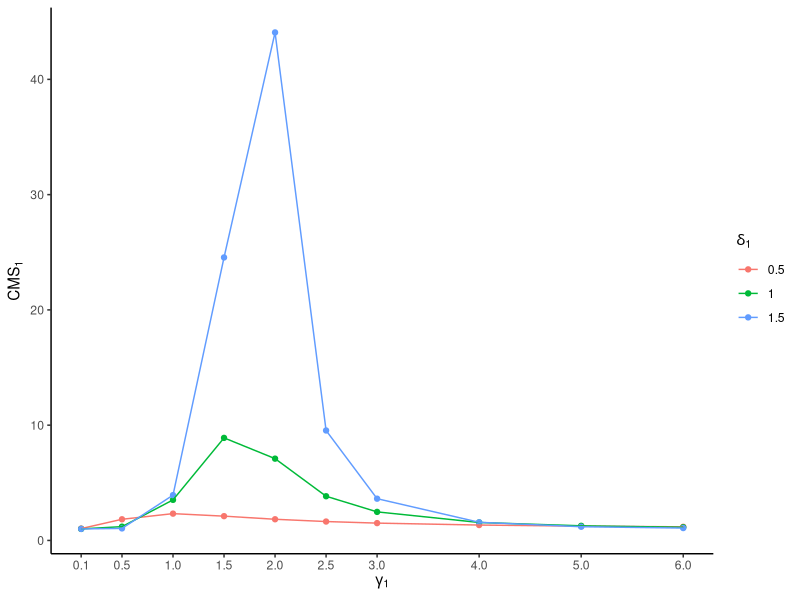
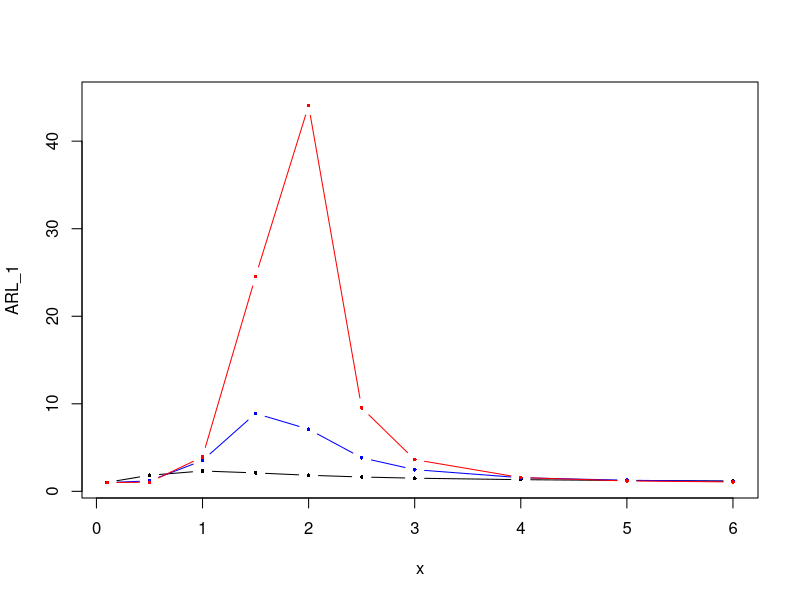
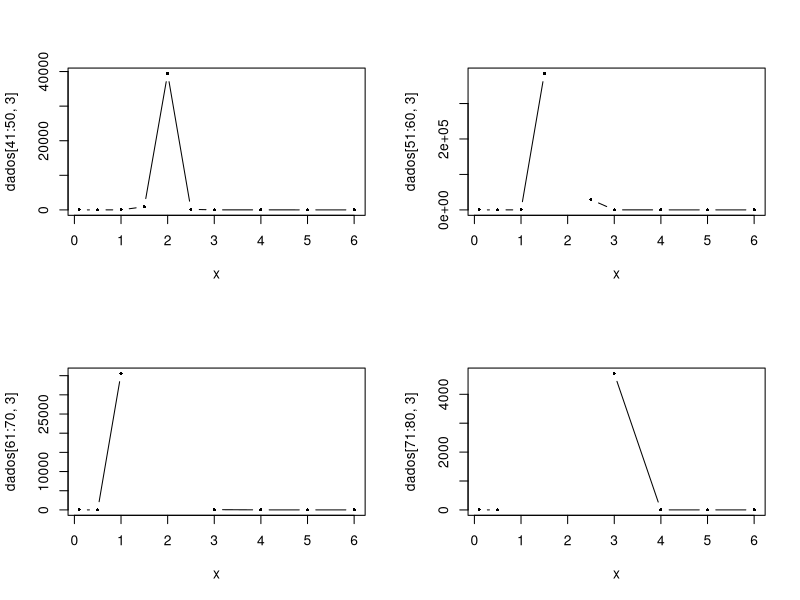
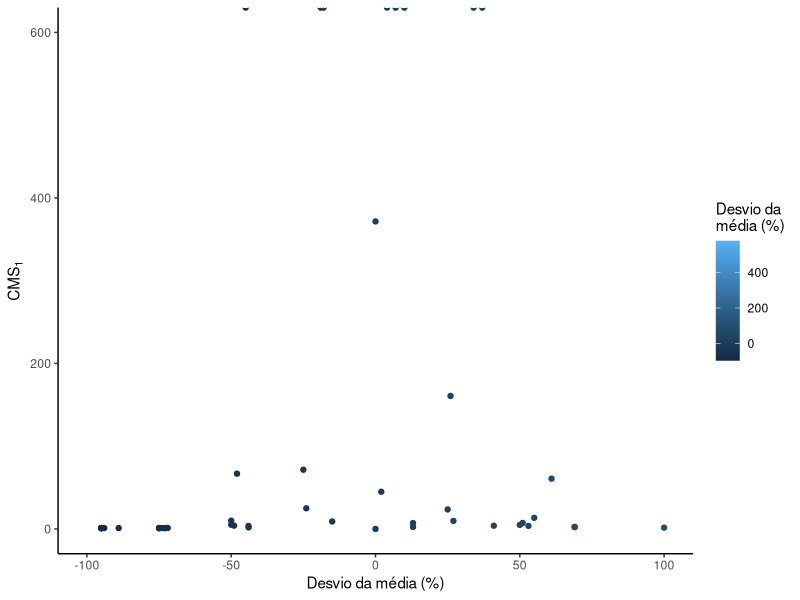

The R script that drew these images, in order: (Note: this script raises an error after producing the figures.)
## ---- chunk 1
knitr::opts_chunk$set(echo = TRUE)

require(ggplot2)
require(pracma)
require(matrixStats)

## ---- chunk 2
clear()

weibull_carta_xbar = function(gama0=2, delta0=2,
                              gama1=c(.1, .5, 1, 1.5, 2, 2.5, 3, 4, 5, 6),
                              n=5, corridas=50*10**6, vetordelta){
  # Essa função faz a Tabela 1 (e as correlatas do apêndice): Valores de ARL's obtidos para análise de desempenho
  # do gráfico de X_barra (mudança bidirecional)
  
  # gama0 e delta0 são os Parâmetros sob controle.
  # gama1 e vetordelta (='delta1') são os parâmetros fora de controle
  # n é o tamanho amostral
  # corridas é a quantidade de repetição em cada iteração
  
  # Média da distribuição
  mu0 <- gama0*(gamma(1/delta0+1))
  
  # Desvio padrão
  Sigma20 <- (gama0^2)*(gamma(2/delta0+1)-(gamma(1/delta0+1)^2))
  Sigma0 <- Sigma20^0.5
  
  
  ## Distribuição Sob H0 (sob controle)
  
  SC0 <- (matrix(rweibull(n*corridas, delta0, gama0), n, corridas))
  SCmean0 <- colMeans(SC0) #Média das corridas amostras
  
  # Limites de Controle
  L<-quantile(SCmean0, c(pnorm(-3), 1-pnorm(-3)))
  LSC=L[[2]]
  LIC=L[[1]]
  
  ARL0<-1/(mean(SCmean0 <= LIC) + (mean(SCmean0 >= LSC)))

  tabela = data.frame(matrix(0, ncol=7))
  colnames(tabela) <- c("$gamma_1$", "$delta_1$", "$ARL_1$",
                         "$mu_1$", "$sigma_1$", "$desvio$", "$d(%)$")
  for(delta1 in vetordelta){
    for(valor in gama1){
      # Distribuição sob H1 (Fora de Controle)
      mu1 <- valor*(gamma(1/delta1+1))
      Sigma21 <- (valor^2)*(gamma(2/delta1+1)-(gamma(1/delta1+1)^2))
      Sigma1 <- Sigma21^0.5
      
      # Distribuição Sob H1 (sob controle)
      SC1<-(matrix(rweibull(n*corridas, delta1, valor),n,corridas)) #Corridas Amostras de tamanho n
      SCmean1<-colMeans(SC1) #Mean das corridas amostras
      
      ARL1 <- 1/(mean(SCmean1<=LIC) + (mean(SCmean1>=LSC)))
      
      # Cálculo do desvio (diferença absoluta das médias) e de d (diferença relativa)
      desvio = mu0 - mu1
      d = ifelse(desvio/mu0 < 1, round(desvio/mu0, 2)*-100, round(desvio/mu0, 2)*100)
      tabela = rbind(tabela, c(valor, delta1,
                               round(ARL1, 4), round(mu1, 4),
                               round(Sigma1, 4), round(desvio, 4), d))
      # As casas decimais serão formatadas na planilha
    }
    cat('\nFeito: delta1=', delta1)
    }
    
    cat("\nSob controle\n\n")
    print(data.frame(valor=c('gama_0' = round(gama0, 4), 'delta_0'=round(delta0, 4),
                             'ARL_0' = round(ARL0, 4), 'mu_0' = round(mu0, 4),
                             'sigma_0'= round(Sigma0, 4), 'LIC' = round(LIC, 4),
                             'LSC' = round(LSC, 4))))
  tabela <- tabela[-1, ]
  
  return(tabela)
}

## ---- chunk 3
dados = read.csv('tabela1_50mi.csv')
dados <- dados[, c(1:3)]
colnames(dados) <- c('Gama1', 'Delta1', 'ARL1')

x = dados[1:10, 1]

ggplot(dados[1:30, ], aes(x=Gama1, y=ARL1, group = Delta1, colour=factor(Delta1))) +
  geom_point() +
  geom_line() +
  labs(y = expression(CMS[1]), x = expression(gamma[1]), colour = expression(delta[1])) +
  scale_x_continuous(breaks = dados[1:10,1]) +
  theme_classic()

## ---- chunk 4
plot(x=x, y=dados[1:10, 3], 'b', ylim=c(min(dados[, 3]), 45),
    pch = 16, cex = .5, ylab = "ARL_1")

lines(x = x, y = dados[11:20, 3], 'b', pch = 16, cex = .5, col='blue')
lines(x = x, y = dados[21:30, 3], 'b', pch = 16, cex = .5, col='red')
#lines(x = x, y = dados[31:40, 3], 'b')

par(mfrow=c(2,2))
plot(x = x, y = dados[41:50, 3], 'b', pch=16, cex = .5)
plot(x = x, y = dados[51:60, 3], 'b', pch=16, cex = .5)
plot(x = x, y = dados[61:70, 3], 'b', pch=16, cex = .5)
plot(x = x, y = dados[71:80, 3], 'b', pch=16, cex = .5)


## ---- chunk 5
dados = read.csv('tabela1.csv')
dados <- dados[, c(2,3,4,8)]
colnames(dados) <- c('Gama1', 'Delta1', 'ARL1', 'd')

g1 = ggplot(dados, aes(x=d, y=ARL1, group = d, colour=d)) +
  geom_point() +
  xlim(c(-1,1)*100) +
  ylim(0, 600) +
  labs(y = expression(CMS[1]), x = 'Desvio da média (%)',
       colour = 'Desvio da\nmédia (%)') +
  #scale_fill_viridis_b()
  #scale_fill_brewer(palette = 'Set1') +
  #scale_x_continuous(breaks = dados[1:10,1]) +
  theme_classic()

g1

#g1 + scale_fill_distiller(palette = "Spectral")
#g1 + scale_color_brewer(palette = 'Set2')

## ---- chunk 6
clear()

set.seed(2025)

tic()

#Parametros sob controle
gamma0<-2
delta0<-2

n=5
mu0<-gamma0*(gamma(1/delta0+1))
Sigma20<-(gamma0^2)*(gamma(2/delta0+1)-(gamma(1/delta0+1)^2))
Sigma0<-Sigma20^0.5

# DistribuiçÃo Sob H0 (sob controle)
corridas<-50000000

# Corridas Amostras de tamanho n
SC0<-(matrix(rweibull(n*corridas, delta0, gamma0), n, corridas))

# Média e variância das corridas amostras
SCmean0<-colMeans(SC0) 
SCvar0<-colVars(SC0)

# Limites de Controle
## Será criada uma matriz com as estatísticas listadas abaixo, essas serão
## calculadas a partir de cada quantil z.

z<-seq(0.00012, 0.0010, 0.000005) # precisa avaliar caso a caso
zt=length(z)
H0=matrix(0,zt,7)
for (v in 1:zt) {
  v1=z[v]
  Lm<-quantile(SCmean0, c(v1, 1-v1))
  Lv<-quantile(SCvar0, c(v1, 1-v1))
  LSa<-Lm[[2]]
  LIa<-Lm[[1]]
  LSb<-Lv[[2]]
  LIb<-Lv[[1]]
  
  zz<-mean(SCmean0<=LIa | SCmean0>=LSa | SCvar0<=LIb | SCvar0>=LSb)
  zz=1/zz
  erro=abs(zz-370.4)
  H0[v, 1]=v1
  H0[v, 2]=erro
  H0[v, 3]=zz
  H0[v, 4]=LSa
  H0[v, 5]=LIa
  H0[v, 6]=LSb
  H0[v, 7]=LIb
}

H0f<-sortrows(H0, 2)

ARL0<-H0f[1, 3]

toc() # 541 segundos

## ---- chunk 7
tic()

# Parametros fora controle
vetorgama <- c(.1, .5, 1, 1.5, 2, 2.5, 3, 4, 5, 6)
vetordelta <- c(.5, 1, 1.5, 2, 3, 5, 10, 20)


for(delta1 in vetordelta){
  resultados = matrix(0, ncol=8, dimnames = list(
    c(''),
    c('$gamma_1$', '$delta_1$', 'LSa', 'LIa',
      'LSb', 'LIb', '$ARL_0$', '$ARL_1_conjunta$')))
  
  for(gamma1 in vetorgama){
    # Corridas Amostras de tamanho n
    SC1 <- (matrix(rweibull(n*corridas, delta1, gamma1), n, corridas))
    
    SCmean1<-colMeans(SC1)
    SCvar1<-colVars(SC1)
    LSa<-H0f[1, 4]
    LIa<-H0f[1, 5]
    LSb<-H0f[1, 6]
    LIb<-H0f[1, 7]

    zz1<-mean(SCmean1<=LIa | SCmean1>=LSa | SCvar1<=LIb | SCvar1>=LSb)
    ARL1=1/zz1
    
    da_vez = c(gamma1, delta1, LSa, LIa, LSb, LIb, ARL0, ARL1)
    
    resultados = rbind(resultados, da_vez)
    cat("\nFeito: gama1=", gamma1)
  }
  
  # Escrevendo os resultados em um arquivo .csv
  write.table(resultados[-1, ], "tabela_3.csv", sep = ",",
              col.names = !file.exists("tabela_3.csv"),
              row.names = F, append = T)
  
  cat("\n\t\tFeito: delta_1=", delta1)
}

#cat('Limite Superior Media Conjunta=', LSa, "\n")
#cat('Limite Inferior Media Conjunta =', LIa, "\n")
#cat('Limite Superior VarianciaConjunta =', LSb, "\n")
#cat('Limite Inferior VarianciaConjunta =', LIb, "\n")
#cat('ARL0=', ARL0, "\n")
#cat('ARL1=', ARL1, "\n")

toc() # 2790 segundos

## ---- chunk 8
clear()

set.seed(2025)

tic()

#Parametros sob controle
gamma0 <- 2
delta0 <- 3
n=5
mu0<-gamma0*(gamma(1/delta0+1))
Sigma20<-(gamma0^2)*(gamma(2/delta0+1)-(gamma(1/delta0+1)^2))
Sigma0<-Sigma20^0.5

# DistribuiçÃo Sob H0 (sob controle)
corridas<-50000000

# Corridas Amostras de tamanho n
SC0<-(matrix(rweibull(n*corridas, delta0, gamma0), n, corridas))

# Média e variância das corridas amostras
SCmean0<-colMeans(SC0) 
SCvar0<-colVars(SC0)

# Limites de Controle
## Será criada uma matriz com as estatísticas listadas abaixo, essas serão
## calculadas a partir de cada quantil z.

z<-seq(0.00012, 0.0010, 0.000005) # precisa avaliar caso a caso
zt=length(z)
H0=matrix(0,zt,7)
for (v in 1:zt) {
  v1=z[v]
  Lm<-quantile(SCmean0, c(v1, 1-v1))
  Lv<-quantile(SCvar0, c(v1, 1-v1))
  LSa<-Lm[[2]]
  LIa<-Lm[[1]]
  LSb<-Lv[[2]]
  LIb<-Lv[[1]]
  
  zz<-mean(SCmean0<=LIa | SCmean0>=LSa | SCvar0<=LIb | SCvar0>=LSb)
  zz=1/zz
  erro=abs(zz-370.4)
  H0[v, 1]=v1
  H0[v, 2]=erro
  H0[v, 3]=zz
  H0[v, 4]=LSa
  H0[v, 5]=LIa
  H0[v, 6]=LSb
  H0[v, 7]=LIb
}

H0f<-sortrows(H0, 2)

ARL0<-H0f[1, 3]

toc() # 450 segundos

## ---- chunk 9
nome = 'tabela4.csv'
tic()

# Parametros fora controle
vetorgama <- c(.1, .5, 1, 1.5, 2, 2.5, 3, 4, 5, 6)
vetordelta <- c(.5, 1, 1.5, 2, 3, 5, 10, 20)

for(delta1 in vetordelta){
  resultados = matrix(0, ncol=8, dimnames = list(
    c(''),
    c('$gamma_1$', '$delta_1$', 'LSa', 'LIa',
      'LSb', 'LIb', '$ARL_0$', '$ARL_1_conjunta$')))
  
  for(gamma1 in vetorgama){
    # Corridas Amostras de tamanho n
    SC1 <- (matrix(rweibull(n*corridas, delta1, gamma1), n, corridas))
    
    SCmean1<-colMeans(SC1)
    SCvar1<-colVars(SC1)
    LSa<-H0f[1, 4]
    LIa<-H0f[1, 5]
    LSb<-H0f[1, 6]
    LIb<-H0f[1, 7]

    zz1<-mean(SCmean1<=LIa | SCmean1>=LSa | SCvar1<=LIb | SCvar1>=LSb)
    ARL1=1/zz1
    
    da_vez = c(gamma1, delta1, LSa, LIa, LSb, LIb, ARL0, ARL1)
    
    resultados = rbind(resultados, da_vez)
    cat("\nFeito: gama_1=", gamma1)
  }
  
  # Escrevendo os resultados em um arquivo .csv
  write.table(resultados[-1, ], nome, sep = ",",
              col.names = !file.exists(nome),
              row.names = F, append = T)
  
  cat("\n\t\tFeito: delta_1=", delta1)
}

toc() # 2424 segundos

## ---- chunk 10
clear()

set.seed(2025)

tic()

#Parametros sob controle
gamma0 <- 1/2
delta0 <- 1
n=5
mu0<-gamma0*(gamma(1/delta0+1))
Sigma20<-(gamma0^2)*(gamma(2/delta0+1)-(gamma(1/delta0+1)^2))
Sigma0<-Sigma20^0.5

# DistribuiçÃo Sob H0 (sob controle)
corridas<-50000000

# Corridas Amostras de tamanho n
SC0<-(matrix(rweibull(n*corridas, delta0, gamma0), n, corridas))

# Média e variância das corridas amostras
SCmean0<-colMeans(SC0) 
SCvar0<-colVars(SC0)

# Limites de Controle
## Será criada uma matriz com as estatísticas listadas abaixo, essas serão
## calculadas a partir de cada quantil z.

z<-seq(0.00012, 0.0010, 0.000005) # precisa avaliar caso a caso
zt=length(z)
H0=matrix(0,zt,7)
for (v in 1:zt) {
  v1=z[v]
  Lm<-quantile(SCmean0, c(v1, 1-v1))
  Lv<-quantile(SCvar0, c(v1, 1-v1))
  LSa<-Lm[[2]]
  LIa<-Lm[[1]]
  LSb<-Lv[[2]]
  LIb<-Lv[[1]]
  
  zz<-mean(SCmean0<=LIa | SCmean0>=LSa | SCvar0<=LIb | SCvar0>=LSb)
  zz=1/zz
  erro=abs(zz-370.4)
  H0[v, 1]=v1
  H0[v, 2]=erro
  H0[v, 3]=zz
  H0[v, 4]=LSa
  H0[v, 5]=LIa
  H0[v, 6]=LSb
  H0[v, 7]=LIb
}

H0f<-sortrows(H0, 2)

ARL0<-H0f[1, 3]

toc() # 555 segundos

## ---- chunk 11
nome = 'tabela5.csv'
tic()

# Parametros fora controle
vetorgama <- c(.1, .5, 1, 1.5, 2, 2.5, 3, 4, 5, 6)
vetordelta <- c(.5, 1, 1.5, 2, 3, 5, 10, 20)

for(delta1 in vetordelta){
  resultados = matrix(0, ncol=8, dimnames = list(
    c(''),
    c('$gamma_1$', '$delta_1$', 'LSa', 'LIa',
      'LSb', 'LIb', '$ARL_0$', '$ARL_1_conjunta$')))
  
  for(gamma1 in vetorgama){
    # Corridas Amostras de tamanho n
    SC1 <- (matrix(rweibull(n*corridas, delta1, gamma1), n, corridas))
    
    SCmean1<-colMeans(SC1)
    SCvar1<-colVars(SC1)
    LSa<-H0f[1, 4]
    LIa<-H0f[1, 5]
    LSb<-H0f[1, 6]
    LIb<-H0f[1, 7]

    zz1<-mean(SCmean1<=LIa | SCmean1>=LSa | SCvar1<=LIb | SCvar1>=LSb)
    ARL1=1/zz1
    
    da_vez = c(gamma1, delta1, LSa, LIa, LSb, LIb, ARL0, ARL1)
    
    resultados = rbind(resultados, da_vez)
    cat("\nFeito: gama_1=", gamma1)
  }
  
  # Escrevendo os resultados em um arquivo .csv
  write.table(resultados[-1, ], nome, sep = ",",
              col.names = !file.exists(nome),
              row.names = F, append = T)
  
  cat("\n\t\tFeito: delta_1=", delta1)
}

toc() # 2656 segundos


## ---- chunk 12
clear()

set.seed(2025)

tic()

# Parametros sob controle
gamma0 <- 3
delta0 <- 6
n=5
mu0<-gamma0*(gamma(1/delta0+1))
Sigma20<-(gamma0^2)*(gamma(2/delta0+1)-(gamma(1/delta0+1)^2))
Sigma0<-Sigma20^0.5

# DistribuiçÃo Sob H0 (sob controle)
corridas<-50000000

# Corridas Amostras de tamanho n
SC0<-(matrix(rweibull(n*corridas, delta0, gamma0), n, corridas))

# Média e variância das corridas amostras
SCmean0<-colMeans(SC0) 
SCvar0<-colVars(SC0)

# Limites de Controle
## Será criada uma matriz com as estatísticas listadas abaixo, essas serão
## calculadas a partir de cada quantil z.

z<-seq(0.00012, 0.0010, 0.000005) # precisa avaliar caso a caso
zt=length(z)
H0=matrix(0,zt,7)
for (v in 1:zt) {
  v1=z[v]
  Lm<-quantile(SCmean0, c(v1, 1-v1))
  Lv<-quantile(SCvar0, c(v1, 1-v1))
  LSa<-Lm[[2]]
  LIa<-Lm[[1]]
  LSb<-Lv[[2]]
  LIb<-Lv[[1]]
  
  zz<-mean(SCmean0<=LIa | SCmean0>=LSa | SCvar0<=LIb | SCvar0>=LSb)
  zz=1/zz
  erro=abs(zz-370.4)
  H0[v, 1]=v1
  H0[v, 2]=erro
  H0[v, 3]=zz
  H0[v, 4]=LSa
  H0[v, 5]=LIa
  H0[v, 6]=LSb
  H0[v, 7]=LIb
}

H0f<-sortrows(H0, 2)

ARL0<-H0f[1, 3]

toc() # 439 segundos

## ---- chunk 13
nome = 'tabela6.csv'
tic()

# Parametros fora controle
vetorgama <- c(.1, .5, 1, 1.5, 2, 2.5, 3, 4, 5, 6)
vetordelta <- c(.5, 1, 1.5, 2, 3, 5, 10, 20)

for(delta1 in vetordelta){
  resultados = matrix(0, ncol=8, dimnames = list(
    c(''),
    c('$gamma_1$', '$delta_1$', 'LSa', 'LIa',
      'LSb', 'LIb', '$ARL_0$', '$ARL_1_conjunta$')))
  
  for(gamma1 in vetorgama){
    # Corridas Amostras de tamanho n
    SC1 <- (matrix(rweibull(n*corridas, delta1, gamma1), n, corridas))
    
    SCmean1<-colMeans(SC1)
    SCvar1<-colVars(SC1)
    LSa<-H0f[1, 4]
    LIa<-H0f[1, 5]
    LSb<-H0f[1, 6]
    LIb<-H0f[1, 7]

    zz1<-mean(SCmean1<=LIa | SCmean1>=LSa | SCvar1<=LIb | SCvar1>=LSb)
    ARL1=1/zz1
    
    da_vez = c(gamma1, delta1, LSa, LIa, LSb, LIb, ARL0, ARL1)
    
    resultados = rbind(resultados, da_vez)
    cat("\nFeito: gama_1=", gamma1)
  }
  
  # Escrevendo os resultados em um arquivo .csv
  write.table(resultados[-1, ], nome, sep = ",",
              col.names = !file.exists(nome),
              row.names = F, append = T)
  
  cat("\n\t\tFeito: delta_1=", delta1)
}

toc() # 2905 segundos

## ---- chunk 14
clear()

set.seed(2025)

tic()

#Parametros sob controle
gamma0 <- 50
delta0 <- 25
n=5
mu0<-gamma0*(gamma(1/delta0+1))
Sigma20<-(gamma0^2)*(gamma(2/delta0+1)-(gamma(1/delta0+1)^2))
Sigma0<-Sigma20^0.5

# DistribuiçÃo Sob H0 (sob controle)
corridas<-50000000

# Corridas Amostras de tamanho n
SC0<-(matrix(rweibull(n*corridas, delta0, gamma0), n, corridas))

# Média e variância das corridas amostras
SCmean0<-colMeans(SC0) 
SCvar0<-colVars(SC0)

# Limites de Controle
## Será criada uma matriz com as estatísticas listadas abaixo, essas serão
## calculadas a partir de cada quantil z.

z<-seq(0.00012, 0.0010, 0.000005) # precisa avaliar caso a caso
zt=length(z)
H0=matrix(0,zt,7)
for (v in 1:zt) {
  v1=z[v]
  Lm<-quantile(SCmean0, c(v1, 1-v1))
  Lv<-quantile(SCvar0, c(v1, 1-v1))
  LSa<-Lm[[2]]
  LIa<-Lm[[1]]
  LSb<-Lv[[2]]
  LIb<-Lv[[1]]
  
  zz<-mean(SCmean0<=LIa | SCmean0>=LSa | SCvar0<=LIb | SCvar0>=LSb)
  zz=1/zz
  erro=abs(zz-370.4)
  H0[v, 1]=v1
  H0[v, 2]=erro
  H0[v, 3]=zz
  H0[v, 4]=LSa
  H0[v, 5]=LIa
  H0[v, 6]=LSb
  H0[v, 7]=LIb
}

H0f<-sortrows(H0, 2)

ARL0<-H0f[1, 3]

toc() # 544 segundos

## ---- chunk 15
nome = 'tabela7.csv'

tic()

# Parametros fora controle
vetorgama <- c(.1, .5, 1, 1.5, 2, 2.5, 3, 4, 5, 6)
vetordelta <- c(.5, 1, 1.5, 2, 3, 5, 10, 20)

for(delta1 in vetordelta){
  resultados = matrix(0, ncol=8, dimnames = list(
    c(''),
    c('$gamma_1$', '$delta_1$', 'LSa', 'LIa',
      'LSb', 'LIb', '$ARL_0$', '$ARL_1_conjunta$')))
  
  for(gamma1 in vetorgama){
    # Corridas Amostras de tamanho n
    SC1 <- (matrix(rweibull(n*corridas, delta1, gamma1), n, corridas))
    
    SCmean1<-colMeans(SC1)
    SCvar1<-colVars(SC1)
    LSa<-H0f[1, 4]
    LIa<-H0f[1, 5]
    LSb<-H0f[1, 6]
    LIb<-H0f[1, 7]

    zz1<-mean(SCmean1<=LIa | SCmean1>=LSa | SCvar1<=LIb | SCvar1>=LSb)
    ARL1=1/zz1
    
    da_vez = c(gamma1, delta1, LSa, LIa, LSb, LIb, ARL0, ARL1)
    
    resultados = rbind(resultados, da_vez)
    cat("\nFeito: gama_1=", gamma1)
  }
  
  # Escrevendo os resultados em um arquivo .csv
  write.table(resultados[-1, ], nome, sep = ",",
              col.names = !file.exists(nome),
              row.names = F, append = T)
  
  cat("\n\t\tFeito: delta_1=", delta1)
}

toc() # 3153 segundos

## ---- chunk 16
clear()

weibull_carta_var = function(gama0=2, delta0=2,
                              gama1=c(.1, .5, 1, 1.5, 2, 2.5, 3, 4, 5, 6),
                              n=5, corridas=50*10**6, vetordelta){
  # Essa função faz a Tabela 1 (e as correlatas do apêndice): Valores de ARL's obtidos para análise de desempenho
  # do gráfico de X_barra (mudança bidirecional)
  
  # gama0 e delta0 são os Parâmetros sob controle.
  # gama1 e vetordelta (='delta1') são os parâmetros fora de controle
  # n é o tamanho amostral
  # corridas é a quantidade de repetição em cada iteração
  
  # Média da distribuição
  mu0 <- gama0*(gamma(1/delta0+1))
  
  # Desvio padrão
  Sigma20 <- (gama0^2)*(gamma(2/delta0+1)-(gamma(1/delta0+1)^2))
  Sigma0 <- Sigma20^0.5
  
  
  ## Distribuição Sob H0 (sob controle)
  
  SC0 <- (matrix(rweibull(n*corridas, delta0, gama0), n, corridas))
  SCmean0 <- colVars(SC0) #Média das corridas amostras
  
  # Limites de Controle
  L<-quantile(SCmean0, c(pnorm(-3), 1-pnorm(-3)))
  LSC=L[[2]]
  LIC=L[[1]]
  
  ARL0<-1/(mean(SCmean0 <= LIC) + (mean(SCmean0 >= LSC)))

  tabela = data.frame(matrix(0, ncol=7))
  colnames(tabela) <- c("$gamma_1$", "$delta_1$", "$ARL_1$",
                         "$mu_1$", "$sigma_1$", "$desvio$", "$d(%)$")
  for(delta1 in vetordelta){
    for(valor in gama1){
      # Distribuição sob H1 (Fora de Controle)
      mu1 <- valor*(gamma(1/delta1+1))
      Sigma21 <- (valor^2)*(gamma(2/delta1+1)-(gamma(1/delta1+1)^2))
      Sigma1 <- Sigma21^0.5
      
      # Distribuição Sob H1 (sob controle)
      SC1<-(matrix(rweibull(n*corridas, delta1, valor),n,corridas)) #Corridas Amostras de tamanho n
      SCmean1<-colMeans(SC1) #Mean das corridas amostras
      
      ARL1 <- 1/(mean(SCmean1<=LIC) + (mean(SCmean1>=LSC)))
      
      # Cálculo do desvio (diferença absoluta das médias) e de d (diferença relativa)
      desvio = mu0 - mu1
      d = ifelse(desvio/mu0 < 1, round(desvio/mu0, 2)*-100, round(desvio/mu0, 2)*100)
      tabela = rbind(tabela, c(valor, delta1,
                               round(ARL1, 4), round(mu1, 4),
                               round(Sigma1, 4), round(desvio, 4), d))
      # As casas decimais serão formatadas na planilha
    }
    cat('\nFeito: delta1=', delta1)
    }
    
    cat("\nSob controle\n\n")
    print(data.frame(valor=c('gama_0' = round(gama0, 4), 'delta_0'=round(delta0, 4),
                             'ARL_1' = round(ARL0, 4), 'mu_0' = round(mu0, 4),
                             'sigma_0'= round(Sigma0, 4), 'LIC' = round(LIC, 4),
                             'LSC' = round(LSC, 4))))
  tabela <- tabela[-1, ]
  
  return(tabela)
}
## ---- chunk 17
aux = weibull_carta_var(vetordelta = c(.5, 1, 1.5, 2))

## ---- chunk 18
aux
## ---- chunk 19
# Para tabelas B
# Carta de S^2

gamma0<-2
delta0<-2
#Par?metros fora controle
#gamma1<-1
#delta1<-1

# # # # # # # # # # # # # # # # #
n=5
mu0<-gamma0*(gamma(1/delta0+1))
Sigma20<-(gamma0^2)*(gamma(2/delta0+1)-(gamma(1/delta0+1)^2))
Sigma0<-Sigma20^0.5
#Distribui??o Sob H0 (sob controle)
corridas<-50000000
SC0<-(matrix(rweibull(n*corridas,delta0,gamma0),n,corridas)) #Corridas Amostras de tamanho n
SCvar0<-colVars(SC0)
#Limites de Controle

z<-seq(0.00012,0.0010,0.000005) #precisa avaliar caso a caso
zt=length(z)
H0=matrix(0, zt, 5)
for (v in 1:zt) {
  v1=z[v]
  Lv<-quantile(SCvar0,c(v1,1-v1))
  LSb<-Lv[[2]]
  LIb<-Lv[[1]]
  
  zz<-mean(SCvar0<=LIb | SCvar0>=LSb)
  zz=1/zz
  erro=abs(zz-370.4)
  H0[v,1]=v1
  H0[v,2]=erro
  H0[v,3]=zz
  H0[v,4]=LSb
  H0[v,5]=LIb
}

H0f<-sortrows(H0, 2)

ARL0<-H0f[1,3]
# # # # # # # # # # # # # # # # # #


SC1<-(matrix(rweibull(n*corridas,delta1,gamma1),n,corridas)) #Corridas Amostras de tamanho n
SCvar1<-colVars(SC1)
LSb<-H0f[1, 4]
LIb<-H0f[1, 5]

#Seria bom fazer um loop aqui para aproveitar os Limites de Controle j? calculados
zz1<-mean(SCvar1<=LIb | SCvar1>=LSb)
ARL1=1/zz1
ARL1


## ---- chunk 20
clear()

set.seed(2025)

tic()

# Parâmetros sob controle
n=5
gamma0 = 2
delta0 = 2

mu0<-gamma0*(gamma(1/delta0+1))
Sigma20<-(gamma0^2)*(gamma(2/delta0+1)-(gamma(1/delta0+1)^2))
Sigma0<-Sigma20^0.5
#Distribuição Sob H0 (sob controle)
corridas<-50000000
SC0<-(matrix(rweibull(n*corridas,delta0,gamma0),n,corridas)) #Corridas Amostras de tamanho n
SCvar0<-colVars(SC0)
#Limites de Controle

z<-seq(0.00012,0.0010,0.000005) #precisa avaliar caso a caso
zt=length(z)
H0=matrix(0, zt, 5)
for (v in 1:zt) {
  v1=z[v]
  Lv<-quantile(SCvar0,c(v1,1-v1))
  LSb<-Lv[[2]]
  LIb<-Lv[[1]]
  
  zz<-mean(SCvar0<=LIb | SCvar0>=LSb)
  zz=1/zz
  erro=abs(zz-370.4)
  H0[v,1]=v1
  H0[v,2]=erro
  H0[v,3]=zz
  H0[v,4]=LSb
  H0[v,5]=LIb
}

H0f<-sortrows(H0, 2)

ARL0<-H0f[1,3]

toc() # 231 segundos

## ---- chunk 21
tic()

nome = 'carta_s2_1.csv'

# Parametros fora controle
vetorgama <- c(.1, .5, 1, 1.5, 2, 2.5, 3, 4, 5, 6)
vetordelta <- c(.5, 1, 1.5, 2, 3, 5, 10, 20)

for(delta1 in vetordelta){
  resultados = matrix(0, ncol=7, dimnames = list(
    c(''), c('$gamma_1$', '$delta_1$', '$ARL_1$',
             'mu1', 'sigma1', 'desvio', 'd(%)'))
    )
  
  for(gamma1 in vetorgama){
    # Distribuição sob H1 (Fora de Controle)
    mu1 <- gamma1*(gamma(1/delta1+1))
    Sigma21 <- (gamma1^2)*(gamma(2/delta1+1)-(gamma(1/delta1+1)^2))
    Sigma1 <- Sigma21^0.5
    
    desvio = mu0 - mu1
    d = ifelse(desvio/mu0 < 1,
               round(desvio/mu0, 2)*-100,
               round(desvio/mu0, 2)*100)
    
    # Corridas Amostras de tamanho n
    SC1 <- (matrix(rweibull(n*corridas, delta1, gamma1), n, corridas))
    
    SCvar1<-colVars(SC1)
    LSb<-H0f[1, 4]
    LIb<-H0f[1, 5]

    zz1<-mean(SCvar1<=LIb | SCvar1>=LSb)
    ARL1=1/zz1
    
    da_vez = c(gamma1, delta1, ARL1, mu1, Sigma1, desvio, d)
    
    resultados = rbind(resultados, da_vez)
    cat("\nFeito: gama_1=", gamma1)
  }
  
  # Escrevendo os resultados em um arquivo .csv
  write.table(resultados[-1, ], nome, sep = ",",
              col.names = !file.exists(nome),
              row.names = F, append = T)
  
  cat("\n\t\tFeito: delta_1=", delta1)
}

cat("\nlimite inferior=", LIb) # 0.01913291
cat("\nlimite superior=", LSb) # 4.402897
cat("\nARL_0=", ARL0) # 500

toc()

## ---- chunk 22
clear()

set.seed(2025)

tic()

# Parâmetros sob controle
n=5
gamma0 = 2
delta0 = 3 

mu0<-gamma0*(gamma(1/delta0+1))
Sigma20<-(gamma0^2)*(gamma(2/delta0+1)-(gamma(1/delta0+1)^2))
Sigma0<-Sigma20^0.5
#Distribuição Sob H0 (sob controle)
corridas<-50000000
SC0<-(matrix(rweibull(n*corridas,delta0,gamma0),n,corridas)) #Corridas Amostras de tamanho n
SCvar0<-colVars(SC0)
#Limites de Controle

z<-seq(0.00012,0.0010,0.000005) #precisa avaliar caso a caso
zt=length(z)
H0=matrix(0, zt, 5)
for (v in 1:zt) {
  v1=z[v]
  Lv<-quantile(SCvar0,c(v1,1-v1))
  LSb<-Lv[[2]]
  LIb<-Lv[[1]]
  
  zz<-mean(SCvar0<=LIb | SCvar0>=LSb)
  zz=1/zz
  erro=abs(zz-370.4)
  H0[v,1]=v1
  H0[v,2]=erro
  H0[v,3]=zz
  H0[v,4]=LSb
  H0[v,5]=LIb
}

H0f<-sortrows(H0, 2)

ARL0<-H0f[1,3]

toc() # 241 segundos

## ---- chunk 23
tic()

nome = 'tabela_b2.csv'

# Parametros fora controle
vetorgama <- c(.1, .5, 1, 1.5, 2, 2.5, 3, 4, 5, 6)
vetordelta <- c(.5, 1, 1.5, 2, 3, 5, 10, 20)

for(delta1 in vetordelta){
  resultados = matrix(0, ncol=7, dimnames = list(
    c(''), c('$gamma_1$', '$delta_1$', '$ARL_1$',
             'mu1', 'sigma1', 'desvio', 'd(%)'))
    )
  
  for(gamma1 in vetorgama){
    # Distribuição sob H1 (Fora de Controle)
    mu1 <- gamma1*(gamma(1/delta1+1))
    Sigma21 <- (gamma1^2)*(gamma(2/delta1+1)-(gamma(1/delta1+1)^2))
    Sigma1 <- Sigma21^0.5
    
    desvio = mu0 - mu1
    d = ifelse(desvio/mu0 < 1,
               round(desvio/mu0, 2)*-100,
               round(desvio/mu0, 2)*100)
    
    # Corridas Amostras de tamanho n
    SC1 <- (matrix(rweibull(n*corridas, delta1, gamma1), n, corridas))
    
    SCvar1<-colVars(SC1)
    LSb<-H0f[1, 4]
    LIb<-H0f[1, 5]

    zz1<-mean(SCvar1<=LIb | SCvar1>=LSb)
    ARL1=1/zz1
    
    da_vez = c(gamma1, delta1, ARL1, mu1, Sigma1, desvio, d)
    
    resultados = rbind(resultados, da_vez)
    cat("\nFeito: gama_1=", gamma1)
  }
  
  # Escrevendo os resultados em um arquivo .csv
  write.table(resultados[-1, ], nome, sep = ",",
              col.names = !file.exists(nome),
              row.names = F, append = T)
  
  cat("\n\t\tFeito: delta_1=", delta1)
}

cat("\nlimite inferior=", LIb) # 0.01026342
cat("\nlimite superior=", LSb) # 1.770131
cat("\nARL_0=", ARL0) # 500

toc()

## ---- chunk 24
clear()

set.seed(2025)

tic()

# Parâmetros sob controle
n=5
gamma0 = 1/2
delta0 = 1

mu0<-gamma0*(gamma(1/delta0+1))
Sigma20<-(gamma0^2)*(gamma(2/delta0+1)-(gamma(1/delta0+1)^2))
Sigma0<-Sigma20^0.5
#Distribuição Sob H0 (sob controle)
corridas<-50000000
SC0<-(matrix(rweibull(n*corridas,delta0,gamma0),n,corridas)) #Corridas Amostras de tamanho n
SCvar0<-colVars(SC0)
#Limites de Controle

z<-seq(0.00012,0.0010,0.000005) #precisa avaliar caso a caso
zt=length(z)
H0=matrix(0, zt, 5)
for (v in 1:zt) {
  v1=z[v]
  Lv<-quantile(SCvar0,c(v1,1-v1))
  LSb<-Lv[[2]]
  LIb<-Lv[[1]]
  
  zz<-mean(SCvar0<=LIb | SCvar0>=LSb)
  zz=1/zz
  erro=abs(zz-370.4)
  H0[v,1]=v1
  H0[v,2]=erro
  H0[v,3]=zz
  H0[v,4]=LSb
  H0[v,5]=LIb
}

H0f<-sortrows(H0, 2)

ARL0<-H0f[1,3]

toc() # 273 segundos

## ---- chunk 25
tic()

nome = 'tabela_b3.csv'

# Parametros fora controle
vetorgama <- c(.1, .5, 1, 1.5, 2, 2.5, 3, 4, 5, 6)
vetordelta <- c(.5, 1, 1.5, 2, 3, 5, 10, 20)

for(delta1 in vetordelta){
  resultados = matrix(0, ncol=7, dimnames = list(
    c(''), c('$gamma_1$', '$delta_1$', '$ARL_1$',
             'mu1', 'sigma1', 'desvio', 'd(%)'))
    )
  
  for(gamma1 in vetorgama){
    # Distribuição sob H1 (Fora de Controle)
    mu1 <- gamma1*(gamma(1/delta1+1))
    Sigma21 <- (gamma1^2)*(gamma(2/delta1+1)-(gamma(1/delta1+1)^2))
    Sigma1 <- Sigma21^0.5
    
    desvio = mu0 - mu1
    d = ifelse(desvio/mu0 < 1,
               round(desvio/mu0, 2)*-100,
               round(desvio/mu0, 2)*100)
    
    # Corridas Amostras de tamanho n
    SC1 <- (matrix(rweibull(n*corridas, delta1, gamma1), n, corridas))
    
    SCvar1<-colVars(SC1)
    LSb<-H0f[1, 4]
    LIb<-H0f[1, 5]

    zz1<-mean(SCvar1<=LIb | SCvar1>=LSb)
    ARL1=1/zz1
    
    da_vez = c(gamma1, delta1, ARL1, mu1, Sigma1, desvio, d)
    
    resultados = rbind(resultados, da_vez)
    cat("\nFeito: gama_1=", gamma1)
  }
  
  # Escrevendo os resultados em um arquivo .csv
  write.table(resultados[-1, ], nome, sep = ",",
              col.names = !file.exists(nome),
              row.names = F, append = T)
  
  cat("\n\t\tFeito: delta_1=", delta1)
}

cat("\nlimite inferior=", LIb) # 0.0016206
cat("\nlimite superior=", LSb) # 3.0647
cat("\nARL_0=", ARL0) # 500

toc() # 2947 segundos

## ---- chunk 26
clear()

set.seed(2025)

tic()

# Parâmetros sob controle
n=5
gamma0 = 3
delta0 = 6

mu0<-gamma0*(gamma(1/delta0+1))
Sigma20<-(gamma0^2)*(gamma(2/delta0+1)-(gamma(1/delta0+1)^2))
Sigma0<-Sigma20^0.5
#Distribuição Sob H0 (sob controle)
corridas<-50000000
SC0<-(matrix(rweibull(n*corridas,delta0,gamma0),n,corridas)) #Corridas Amostras de tamanho n
SCvar0<-colVars(SC0)
#Limites de Controle

z<-seq(0.00012,0.0010,0.000005) #precisa avaliar caso a caso
zt=length(z)
H0=matrix(0, zt, 5)
for (v in 1:zt) {
  v1=z[v]
  Lv<-quantile(SCvar0,c(v1,1-v1))
  LSb<-Lv[[2]]
  LIb<-Lv[[1]]
  
  zz<-mean(SCvar0<=LIb | SCvar0>=LSb)
  zz=1/zz
  erro=abs(zz-370.4)
  H0[v,1]=v1
  H0[v,2]=erro
  H0[v,3]=zz
  H0[v,4]=LSb
  H0[v,5]=LIb
}

H0f<-sortrows(H0, 2)

ARL0<-H0f[1,3]

toc() # 238 segundos

## ---- chunk 27
tic()

nome = 'tabela_b4.csv'

# Parametros fora controle
vetorgama <- c(.1, .5, 1, 1.5, 2, 2.5, 3, 4, 5, 6)
vetordelta <- c(.5, 1, 1.5, 2, 3, 5, 10, 20)

for(delta1 in vetordelta){
  resultados = matrix(0, ncol=7, dimnames = list(
    c(''), c('$gamma_1$', '$delta_1$', '$ARL_1$',
             'mu1', 'sigma1', 'desvio', 'd(%)'))
    )
  
  for(gamma1 in vetorgama){
    # Distribuição sob H1 (Fora de Controle)
    mu1 <- gamma1*(gamma(1/delta1+1))
    Sigma21 <- (gamma1^2)*(gamma(2/delta1+1)-(gamma(1/delta1+1)^2))
    Sigma1 <- Sigma21^0.5
    
    desvio = mu0 - mu1
    d = ifelse(desvio/mu0 < 1,
               round(desvio/mu0, 2)*-100,
               round(desvio/mu0, 2)*100)
    
    # Corridas Amostras de tamanho n
    SC1 <- (matrix(rweibull(n*corridas, delta1, gamma1), n, corridas))
    
    SCvar1<-colVars(SC1)
    LSb<-H0f[1, 4]
    LIb<-H0f[1, 5]

    zz1<-mean(SCvar1<=LIb | SCvar1>=LSb)
    ARL1=1/zz1
    
    da_vez = c(gamma1, delta1, ARL1, mu1, Sigma1, desvio, d)
    
    resultados = rbind(resultados, da_vez)
    cat("\nFeito: gama_1=", gamma1)
  }
  
  # Escrevendo os resultados em um arquivo .csv
  write.table(resultados[-1, ], nome, sep = ",",
              col.names = !file.exists(nome),
              row.names = F, append = T)
  
  cat("\n\t\tFeito: delta_1=", delta1)
}

cat("\nlimite inferior=", LIb) # 0.006493916
cat("\nlimite superior=", LSb) # 1.324015
cat("\nARL_0=", ARL0) # 

toc() # 2678 segundos

## ---- chunk 28
clear()

set.seed(2025)

tic()

# Parâmetros sob controle
n=5
gamma0 = 50
delta0 = 25

mu0<-gamma0*(gamma(1/delta0+1))
Sigma20<-(gamma0^2)*(gamma(2/delta0+1)-(gamma(1/delta0+1)^2))
Sigma0<-Sigma20^0.5
#Distribuição Sob H0 (sob controle)
corridas<-50000000
SC0<-(matrix(rweibull(n*corridas,delta0,gamma0),n,corridas)) #Corridas Amostras de tamanho n
SCvar0<-colVars(SC0)
#Limites de Controle

z<-seq(0.00012,0.0010,0.000005) #precisa avaliar caso a caso
zt=length(z)
H0=matrix(0, zt, 5)
for (v in 1:zt) {
  v1=z[v]
  Lv<-quantile(SCvar0,c(v1,1-v1))
  LSb<-Lv[[2]]
  LIb<-Lv[[1]]
  
  zz<-mean(SCvar0<=LIb | SCvar0>=LSb)
  zz=1/zz
  erro=abs(zz-370.4)
  H0[v,1]=v1
  H0[v,2]=erro
  H0[v,3]=zz
  H0[v,4]=LSb
  H0[v,5]=LIb
}

H0f<-sortrows(H0, 2)

ARL0<-H0f[1,3]

toc() # 231 segundos
## ---- chunk 29
tic()

nome = 'tabela_b5.csv'

# Parametros fora controle
vetorgama <- c(.1, .5, 1, 1.5, 2, 2.5, 3, 4, 5, 6)
vetordelta <- c(.5, 1, 1.5, 2, 3, 5, 10, 20)

for(delta1 in vetordelta){
  resultados = matrix(0, ncol=7, dimnames = list(
    c(''), c('$gamma_1$', '$delta_1$', '$ARL_1$',
             'mu1', 'sigma1', 'desvio', 'd(%)'))
    )
  
  for(gamma1 in vetorgama){
    # Distribuição sob H1 (Fora de Controle)
    mu1 <- gamma1*(gamma(1/delta1+1))
    Sigma21 <- (gamma1^2)*(gamma(2/delta1+1)-(gamma(1/delta1+1)^2))
    Sigma1 <- Sigma21^0.5
    
    desvio = mu0 - mu1
    d = ifelse(desvio/mu0 < 1,
               round(desvio/mu0, 2)*-100,
               round(desvio/mu0, 2)*100)
    
    # Corridas Amostras de tamanho n
    SC1 <- (matrix(rweibull(n*corridas, delta1, gamma1), n, corridas))
    
    SCvar1<-colVars(SC1)
    LSb<-H0f[1, 4]
    LIb<-H0f[1, 5]

    zz1<-mean(SCvar1<=LIb | SCvar1>=LSb)
    ARL1=1/zz1
    
    da_vez = c(gamma1, delta1, ARL1, mu1, Sigma1, desvio, d)
    
    resultados = rbind(resultados, da_vez)
    cat("\nFeito: gama_1=", gamma1)
  }
  
  # Escrevendo os resultados em um arquivo .csv
  write.table(resultados[-1, ], nome, sep = ",",
              col.names = !file.exists(nome),
              row.names = F, append = T)
  
  cat("\n\t\tFeito: delta_1=", delta1)
}

cat("\nlimite inferior=", LIb) # 0.006493916
cat("\nlimite superior=", LSb) # 1.324015
cat("\nARL_0=", ARL0) # 

toc() # 2523 segundos
